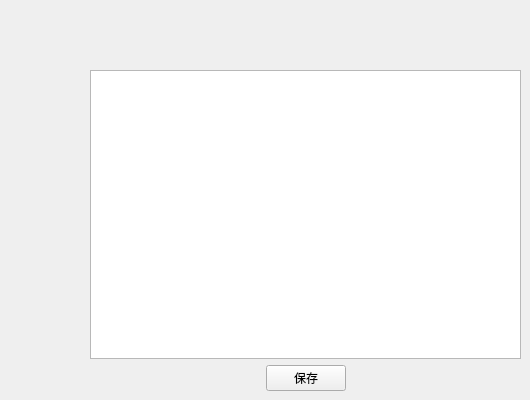
               <widget class="QWidget" name="page">
                <widget class="QWidget" name="spec" native="true">
                 <property name="geometry">
                  <rect>
                   <x>90</x>
                   <y>70</y>
                   <width>431</width>
                   <height>321</height>
                  </rect>
                 </property>
                 <layout class="QVBoxLayout" name="verticalLayout">
                  <item>
                   <widget class="QTableView" name="daopan_tableView"/>
                  </item>
                  <item>
                   <layout class="QHBoxLayout" name="horizontalLayout_49">
                    <item>
                     <spacer name="horizontalSpacer">
                      <property name="orientation">
                       <enum>Qt::Horizontal</enum>
                      </property>
                      <property name="sizeHint" stdset="0">
                       <size>
                        <width>40</width>
                        <height>20</height>
                       </size>
                      </property>
                     </spacer>
                    </item>
                    <item>
                     <widget class="QPushButton" name="pushButton_23">
                      <property name="text">
                       <string>保存</string>
                      </property>
                     </widget>
                    </item>
                    <item>
                     <spacer name="horizontalSpacer_11">
                      <property name="orientation">
                       <enum>Qt::Horizontal</enum>
                      </property>
                      <property name="sizeHint" stdset="0">
                       <size>
                        <width>40</width>
                        <height>20</height>
                       </size>
                      </property>
                     </spacer>
                    </item>
                   </layout>
                  </item>
                 </layout>
                </widget>
               </widget>
